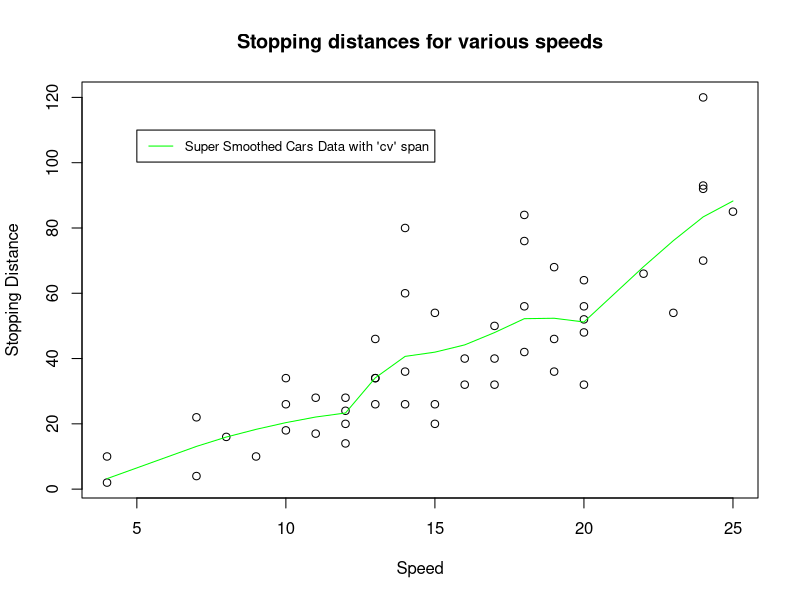

Source code (R):
## ---- chunk 1
knitr::opts_chunk$set(echo = TRUE)
## ---- chunk 2
library(datasets)
data(cars)
head(cars)
cars.supsmu = supsmu(cars$speed, cars$dist, bass = 0, span = "cv")
cars.supsmu2= supsmu(cars$speed, cars$dist, bass = 0, span = .30)
cars.supsmu3= supsmu(cars$speed, cars$dist, bass = 0, span = .05)

plot(x = cars$speed, y = cars$dist, main = "Stopping distances for various speeds", xlab = "Speed", ylab = "Stopping Distance")
lines(x = cars.supsmu$x, y = cars.supsmu$y, col = "green")
legend(5, 110, legend=c("Super Smoothed Cars Data with 'cv' span"),
 col=c("green"), lty=1:1, cex=0.8)
